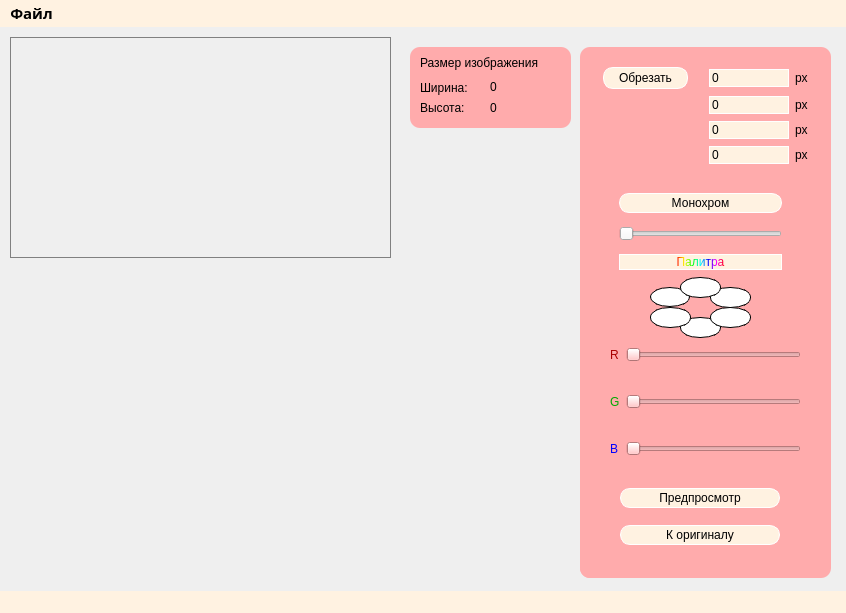
<?xml version="1.0" encoding="UTF-8"?>
<ui version="4.0">
 <class>MainWindow</class>
 <widget class="QMainWindow" name="MainWindow">
  <property name="geometry">
   <rect>
    <x>0</x>
    <y>0</y>
    <width>846</width>
    <height>613</height>
   </rect>
  </property>
  <property name="cursor">
   <cursorShape>ArrowCursor</cursorShape>
  </property>
  <property name="windowTitle">
   <string>MainWindow</string>
  </property>
  <property name="styleSheet">
   <string notr="true"/>
  </property>
  <widget class="QWidget" name="centralwidget">
   <property name="styleSheet">
    <string notr="true">/*background:url(:/new/pics/1614372377_41-p-svetlii-fon-bumaga-69.jpg)
background:rgb(255, 242, 225);;*/
background:url(:/new/pics/slightly-blotted-clean-pale-stucco-pattern.jpg);</string>
   </property>
   <widget class="QLabel" name="label">
    <property name="geometry">
     <rect>
      <x>10</x>
      <y>10</y>
      <width>381</width>
      <height>221</height>
     </rect>
    </property>
    <property name="styleSheet">
     <string notr="true">border: 1px  solid grey;
background: url(:/new/pics/a5fz3O1qK_U.jpg);</string>
    </property>
    <property name="text">
     <string/>
    </property>
    <property name="scaledContents">
     <bool>true</bool>
    </property>
   </widget>
   <widget class="QFrame" name="frame">
    <property name="geometry">
     <rect>
      <x>580</x>
      <y>20</y>
      <width>251</width>
      <height>531</height>
     </rect>
    </property>
    <property name="styleSheet">
     <string notr="true">
background:rgb(255, 171, 172);
border-radius: 10px 10px 10px 10px;</string>
    </property>
    <property name="frameShape">
     <enum>QFrame::StyledPanel</enum>
    </property>
    <property name="frameShadow">
     <enum>QFrame::Raised</enum>
    </property>
    <widget class="QFrame" name="gridFrame">
     <property name="geometry">
      <rect>
       <x>20</x>
       <y>10</y>
       <width>211</width>
       <height>121</height>
      </rect>
     </property>
     <property name="styleSheet">
      <string notr="true">border:none;</string>
     </property>
     <layout class="QGridLayout" name="gridLayout">
      <property name="leftMargin">
       <number>3</number>
      </property>
      <property name="rightMargin">
       <number>3</number>
      </property>
      <item row="3" column="1">
       <widget class="QLineEdit" name="lineEdit_4">
        <property name="styleSheet">
         <string notr="true">background:rgb(255, 242, 225);
border: 1px  solid white;
margin-left:15px;
font: 700 10pt &quot;Segoe Script&quot;;</string>
        </property>
        <property name="text">
         <string>0</string>
        </property>
       </widget>
      </item>
      <item row="2" column="1">
       <widget class="QLineEdit" name="lineEdit_3">
        <property name="styleSheet">
         <string notr="true">background:rgb(255, 242, 225);
border: 1px  solid white;
margin-left:15px;
font: 700 10pt &quot;Segoe Script&quot;;</string>
        </property>
        <property name="text">
         <string>0</string>
        </property>
       </widget>
      </item>
      <item row="3" column="2">
       <widget class="QLabel" name="label_11">
        <property name="styleSheet">
         <string notr="true">font: 700 9pt &quot;Segoe Script&quot;; color:black;border:none;</string>
        </property>
        <property name="text">
         <string>px</string>
        </property>
       </widget>
      </item>
      <item row="1" column="2">
       <widget class="QLabel" name="label_10">
        <property name="styleSheet">
         <string notr="true">font: 700 9pt &quot;Segoe Script&quot;; color:black;border:none;</string>
        </property>
        <property name="text">
         <string>px</string>
        </property>
       </widget>
      </item>
      <item row="2" column="2">
       <widget class="QLabel" name="label_3">
        <property name="styleSheet">
         <string notr="true">font: 700 9pt &quot;Segoe Script&quot;; color:black;border:none;</string>
        </property>
        <property name="text">
         <string>px</string>
        </property>
       </widget>
      </item>
      <item row="0" column="2">
       <widget class="QLabel" name="label_2">
        <property name="styleSheet">
         <string notr="true">font: 700 9pt &quot;Segoe Script&quot;; color:black;
border:none;</string>
        </property>
        <property name="text">
         <string>px</string>
        </property>
       </widget>
      </item>
      <item row="1" column="1">
       <widget class="QLineEdit" name="lineEdit_2">
        <property name="styleSheet">
         <string notr="true">background:rgb(255, 242, 225);
border: 1px  solid white;
margin-left:15px;
font: 700 10pt &quot;Segoe Script&quot;;</string>
        </property>
        <property name="text">
         <string>0</string>
        </property>
       </widget>
      </item>
      <item row="0" column="1">
       <widget class="QLineEdit" name="lineEdit">
        <property name="styleSheet">
         <string notr="true">background:rgb(255, 242, 225);
border: 1px  solid white;
margin-left:15px;
font: 700 10pt &quot;Segoe Script&quot;;
</string>
        </property>
        <property name="text">
         <string>0</string>
        </property>
       </widget>
      </item>
      <item row="0" column="0">
       <widget class="QPushButton" name="pushButton">
        <property name="cursor">
         <cursorShape>PointingHandCursor</cursorShape>
        </property>
        <property name="layoutDirection">
         <enum>Qt::LeftToRight</enum>
        </property>
        <property name="styleSheet">
         <string notr="true">background:rgb(255, 242, 225);
font: 700 10pt &quot;Segoe Script&quot;;
color:black;
border-radius: 10px 10px 10px 10px;
border: 1px  solid white;
padding:3px;
padding-right:15px;
padding-left:15px;

</string>
        </property>
        <property name="text">
         <string>Обрезать</string>
        </property>
       </widget>
      </item>
     </layout>
    </widget>
    <widget class="QFrame" name="gridFrame_2">
     <property name="geometry">
      <rect>
       <x>30</x>
       <y>130</y>
       <width>181</width>
       <height>111</height>
      </rect>
     </property>
     <property name="styleSheet">
      <string notr="true">border:none;</string>
     </property>
     <layout class="QGridLayout" name="gridLayout_2">
      <item row="0" column="0" colspan="2">
       <widget class="QPushButton" name="pushButton_2">
        <property name="cursor">
         <cursorShape>PointingHandCursor</cursorShape>
        </property>
        <property name="styleSheet">
         <string notr="true">background:rgb(255, 242, 225);
font: 700 10pt &quot;Segoe Script&quot;;
color:black;
border: 1px  solid white;
border-radius: 10px 10px 10px 10px;
padding:2px;</string>
        </property>
        <property name="text">
         <string>Монохром</string>
        </property>
       </widget>
      </item>
      <item row="2" column="0" colspan="2">
       <widget class="QSlider" name="MonSlider">
        <property name="styleSheet">
         <string notr="true">background:none;border:none;</string>
        </property>
        <property name="orientation">
         <enum>Qt::Horizontal</enum>
        </property>
       </widget>
      </item>
      <item row="3" column="0" colspan="2">
       <widget class="QPushButton" name="PaletteButton">
        <property name="cursor">
         <cursorShape>PointingHandCursor</cursorShape>
        </property>
        <property name="styleSheet">
         <string notr="true">color:qlineargradient(spread:pad, x1:0, y1:0, x2:1, y2:0, stop:0 rgba(255, 0, 0, 255), stop:0.166 rgba(255, 255, 0, 255), stop:0.333 rgba(0, 255, 0, 255), stop:0.5 rgba(0, 255, 255, 255), stop:0.666 rgba(0, 0, 255, 255), stop:0.833 rgba(255, 0, 255, 255), stop:1 rgba(255, 0, 0, 255)) ;
font: 700 11pt &quot;Segoe Script&quot;;
border: 1px  solid white;
border-radius: 10px 10px 10px 10px;
background:rgb(255, 242, 225);</string>
        </property>
        <property name="text">
         <string>Палитра</string>
        </property>
       </widget>
      </item>
     </layout>
    </widget>
    <widget class="QFrame" name="frame_3">
     <property name="geometry">
      <rect>
       <x>0</x>
       <y>230</y>
       <width>241</width>
       <height>301</height>
      </rect>
     </property>
     <property name="styleSheet">
      <string notr="true">border:none;
background:rgb(255, 171, 172);
border-radius: 10px 10px 10px 10px;

</string>
     </property>
     <property name="frameShape">
      <enum>QFrame::StyledPanel</enum>
     </property>
     <property name="frameShadow">
      <enum>QFrame::Raised</enum>
     </property>
     <widget class="QLabel" name="Colorlbl_1">
      <property name="enabled">
       <bool>false</bool>
      </property>
      <property name="geometry">
       <rect>
        <x>70</x>
        <y>10</y>
        <width>40</width>
        <height>20</height>
       </rect>
      </property>
      <property name="styleSheet">
       <string notr="true">border: 1px  solid black;
border-radius: 20px 10px 20px 10px;
background:white;
</string>
      </property>
      <property name="text">
       <string/>
      </property>
     </widget>
     <widget class="QLabel" name="Colorlbl_3">
      <property name="geometry">
       <rect>
        <x>130</x>
        <y>10</y>
        <width>41</width>
        <height>21</height>
       </rect>
      </property>
      <property name="styleSheet">
       <string notr="true">border: 1px  solid black;
border-radius: 20px 10px 20px 10px;
background:white;</string>
      </property>
      <property name="text">
       <string/>
      </property>
     </widget>
     <widget class="QLabel" name="Colorlbl_6">
      <property name="geometry">
       <rect>
        <x>100</x>
        <y>40</y>
        <width>41</width>
        <height>21</height>
       </rect>
      </property>
      <property name="styleSheet">
       <string notr="true">border: 1px  solid black;
border-radius: 20px 10px 20px 10px;
background:white;</string>
      </property>
      <property name="text">
       <string/>
      </property>
     </widget>
     <widget class="QLabel" name="Colorlbl_5">
      <property name="geometry">
       <rect>
        <x>70</x>
        <y>30</y>
        <width>41</width>
        <height>21</height>
       </rect>
      </property>
      <property name="styleSheet">
       <string notr="true">border: 1px  solid black;
border-radius: 20px 10px 20px 10px;
background:white;</string>
      </property>
      <property name="text">
       <string/>
      </property>
     </widget>
     <widget class="QLabel" name="Colorlbl_4">
      <property name="geometry">
       <rect>
        <x>130</x>
        <y>30</y>
        <width>41</width>
        <height>21</height>
       </rect>
      </property>
      <property name="styleSheet">
       <string notr="true">border: 1px  solid black;
border-radius: 20px 10px 20px 10px;
background:white;</string>
      </property>
      <property name="text">
       <string/>
      </property>
     </widget>
     <widget class="QLabel" name="Colorlbl_2">
      <property name="geometry">
       <rect>
        <x>100</x>
        <y>0</y>
        <width>41</width>
        <height>21</height>
       </rect>
      </property>
      <property name="styleSheet">
       <string notr="true">border: 1px  solid black;
border-radius: 20px 10px 20px 10px;
background:white;</string>
      </property>
      <property name="text">
       <string/>
      </property>
     </widget>
     <widget class="QWidget" name="formLayoutWidget">
      <property name="geometry">
       <rect>
        <x>30</x>
        <y>70</y>
        <width>191</width>
        <height>130</height>
       </rect>
      </property>
      <layout class="QFormLayout" name="formLayout">
       <item row="0" column="0">
        <widget class="QLabel" name="label_7">
         <property name="styleSheet">
          <string notr="true">Color:rgb(170, 0, 0);
font: 700 12pt &quot;Segoe Script&quot;;border:none;</string>
         </property>
         <property name="text">
          <string>R</string>
         </property>
        </widget>
       </item>
       <item row="0" column="1">
        <widget class="QSlider" name="Red_Slider">
         <property name="orientation">
          <enum>Qt::Horizontal</enum>
         </property>
        </widget>
       </item>
       <item row="1" column="1">
        <spacer name="horizontalSpacer_2">
         <property name="orientation">
          <enum>Qt::Horizontal</enum>
         </property>
         <property name="sizeHint" stdset="0">
          <size>
           <width>40</width>
           <height>20</height>
          </size>
         </property>
        </spacer>
       </item>
       <item row="2" column="1">
        <widget class="QSlider" name="Green_Slider">
         <property name="orientation">
          <enum>Qt::Horizontal</enum>
         </property>
        </widget>
       </item>
       <item row="2" column="0">
        <widget class="QLabel" name="label_8">
         <property name="styleSheet">
          <string notr="true">Color:rgb(0, 170, 0);
font: 700 12pt &quot;Segoe Script&quot;;border:none;</string>
         </property>
         <property name="text">
          <string>G</string>
         </property>
        </widget>
       </item>
       <item row="3" column="1">
        <spacer name="horizontalSpacer">
         <property name="orientation">
          <enum>Qt::Horizontal</enum>
         </property>
         <property name="sizeHint" stdset="0">
          <size>
           <width>40</width>
           <height>20</height>
          </size>
         </property>
        </spacer>
       </item>
       <item row="4" column="1">
        <widget class="QSlider" name="Blue_Slider">
         <property name="orientation">
          <enum>Qt::Horizontal</enum>
         </property>
        </widget>
       </item>
       <item row="4" column="0">
        <widget class="QLabel" name="label_9">
         <property name="styleSheet">
          <string notr="true">Color:rgb(0, 0, 255);
font: 700 12pt &quot;Segoe Script&quot;;</string>
         </property>
         <property name="text">
          <string>B</string>
         </property>
        </widget>
       </item>
      </layout>
     </widget>
     <widget class="QWidget" name="verticalLayoutWidget">
      <property name="geometry">
       <rect>
        <x>40</x>
        <y>200</y>
        <width>160</width>
        <height>81</height>
       </rect>
      </property>
      <layout class="QVBoxLayout" name="verticalLayout">
       <item>
        <widget class="QPushButton" name="originButton">
         <property name="cursor">
          <cursorShape>PointingHandCursor</cursorShape>
         </property>
         <property name="styleSheet">
          <string notr="true">background:rgb(255, 242, 225);
font: 700 10pt &quot;Segoe Script&quot;;
color:black;
border: 1px  solid white;
border-radius: 10px 10px 10px 10px;
padding: 2px;</string>
         </property>
         <property name="text">
          <string>Предпросмотр</string>
         </property>
        </widget>
       </item>
       <item>
        <widget class="QPushButton" name="Back_origButton">
         <property name="cursor">
          <cursorShape>PointingHandCursor</cursorShape>
         </property>
         <property name="styleSheet">
          <string notr="true">background:rgb(255, 242, 225);
font: 700 10pt &quot;Segoe Script&quot;;
color:black;
border: 1px  solid white;
border-radius: 10px 10px 10px 10px;
padding: 2px;</string>
         </property>
         <property name="text">
          <string>К оригиналу</string>
         </property>
        </widget>
       </item>
      </layout>
     </widget>
    </widget>
   </widget>
   <widget class="QFrame" name="frame_2">
    <property name="geometry">
     <rect>
      <x>410</x>
      <y>20</y>
      <width>161</width>
      <height>81</height>
     </rect>
    </property>
    <property name="styleSheet">
     <string notr="true">color:black;
background:rgb(255, 171, 172);
border-radius: 10px 10px 10px 10px;</string>
    </property>
    <property name="frameShape">
     <enum>QFrame::StyledPanel</enum>
    </property>
    <property name="frameShadow">
     <enum>QFrame::Raised</enum>
    </property>
    <widget class="QLabel" name="label_4">
     <property name="geometry">
      <rect>
       <x>10</x>
       <y>0</y>
       <width>141</width>
       <height>31</height>
      </rect>
     </property>
     <property name="styleSheet">
      <string notr="true">font: 700 9pt &quot;Segoe Script&quot;;</string>
     </property>
     <property name="text">
      <string>Размер изображения</string>
     </property>
    </widget>
    <widget class="QLabel" name="label_5">
     <property name="geometry">
      <rect>
       <x>10</x>
       <y>30</y>
       <width>61</width>
       <height>21</height>
      </rect>
     </property>
     <property name="styleSheet">
      <string notr="true">font: 700 9pt &quot;Segoe Script&quot;;</string>
     </property>
     <property name="text">
      <string>Ширина:</string>
     </property>
    </widget>
    <widget class="QLabel" name="l_width">
     <property name="enabled">
      <bool>false</bool>
     </property>
     <property name="geometry">
      <rect>
       <x>80</x>
       <y>30</y>
       <width>51</width>
       <height>20</height>
      </rect>
     </property>
     <property name="styleSheet">
      <string notr="true">font: 700 10pt &quot;Segoe Script&quot;;</string>
     </property>
     <property name="text">
      <string>0</string>
     </property>
    </widget>
    <widget class="QLabel" name="label_6">
     <property name="geometry">
      <rect>
       <x>10</x>
       <y>50</y>
       <width>61</width>
       <height>21</height>
      </rect>
     </property>
     <property name="styleSheet">
      <string notr="true">font: 700 9pt &quot;Segoe Script&quot;;</string>
     </property>
     <property name="text">
      <string>Высота:</string>
     </property>
    </widget>
    <widget class="QLabel" name="l_height">
     <property name="enabled">
      <bool>false</bool>
     </property>
     <property name="geometry">
      <rect>
       <x>80</x>
       <y>50</y>
       <width>61</width>
       <height>21</height>
      </rect>
     </property>
     <property name="styleSheet">
      <string notr="true">font: 700 10pt &quot;Segoe Script&quot;;</string>
     </property>
     <property name="text">
      <string>0</string>
     </property>
    </widget>
   </widget>
  </widget>
  <widget class="QMenuBar" name="menubar">
   <property name="geometry">
    <rect>
     <x>0</x>
     <y>0</y>
     <width>846</width>
     <height>23</height>
    </rect>
   </property>
   <property name="font">
    <font>
     <family>Segoe Script</family>
     <pointsize>11</pointsize>
     <italic>false</italic>
     <bold>true</bold>
    </font>
   </property>
   <property name="styleSheet">
    <string notr="true">font: 700 11pt &quot;Segoe Script&quot;;
background:rgb(255, 242, 225);</string>
   </property>
   <widget class="QMenu" name="menuFile">
    <property name="styleSheet">
     <string notr="true">font: 700 9pt &quot;Segoe Script&quot;;
background:rgb(255, 242, 225);</string>
    </property>
    <property name="title">
     <string>Файл</string>
    </property>
    <addaction name="actionOpen"/>
    <addaction name="actionSave"/>
   </widget>
   <addaction name="menuFile"/>
  </widget>
  <widget class="QStatusBar" name="statusbar">
   <property name="styleSheet">
    <string notr="true">background:rgb(255, 242, 225);</string>
   </property>
  </widget>
  <action name="actionOpen">
   <property name="icon">
    <iconset resource="Sources.qrc">
     <normaloff>:/new/pics/open.png</normaloff>:/new/pics/open.png</iconset>
   </property>
   <property name="text">
    <string>Открыть</string>
   </property>
  </action>
  <action name="actionSave">
   <property name="icon">
    <iconset resource="Sources.qrc">
     <normaloff>:/new/pics/save.png</normaloff>:/new/pics/save.png</iconset>
   </property>
   <property name="text">
    <string>Сохранить</string>
   </property>
  </action>
 </widget>
 <resources>
  <include location="Sources.qrc"/>
 </resources>
 <connections/>
</ui>
